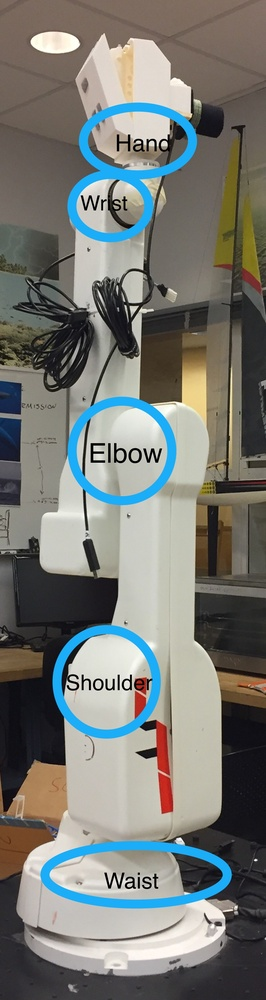
#> input picture _site/assets/images/archive/EdwinJoints.jpeg, 266 x 1000 px, shrunk from 858 x 3231 before the run
$ python -i hand_detect.py   (imports and definitions only)   (Python 2 division)
#> lines starting #> are read from the running program, lines starting #| are printed output that depends on the picture; after the words box and inside, x2 and y2 are one past the last pixel; in counts of white or black regions, pixels touching at a corner belong together
import numpy as np
import cv2


def main(im_in):
    img = cv2.imread(im_in)
#> img is the input picture: shape (1000, 266, 3); mean B, G, R 116.8, 121.6, 120
    gray = cv2.cvtColor(img,cv2.COLOR_BGR2GRAY)
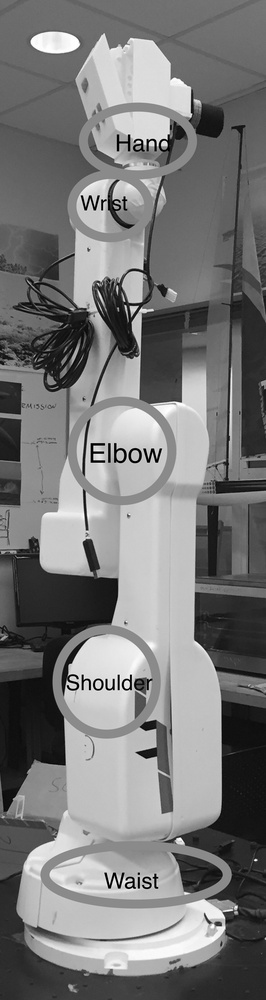
#> gray: shape (1000, 266); min 0, max 255, mean 120.6
    ret, thresh = cv2.threshold(gray,0,255,cv2.THRESH_BINARY_INV+cv2.THRESH_OTSU)
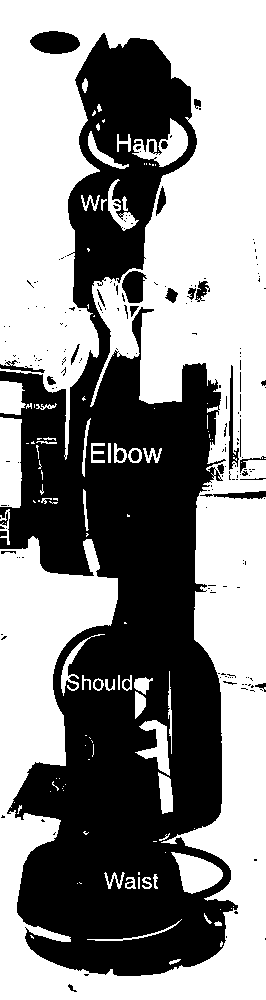
#> thresh: shape (1000, 266); 55.6% white; 196 black regions (161 under 20 px), largest, box (x1, y1, x2, y2) and area: (0, 33, 238, 976) 113729, (30, 31, 80, 54) 881, (122, 271, 147, 303) 566
#> ret = 126

    # noise removal
    kernel = np.ones((3,3),np.uint8)
    opening = cv2.morphologyEx(thresh,cv2.MORPH_OPEN,kernel, iterations = 2)
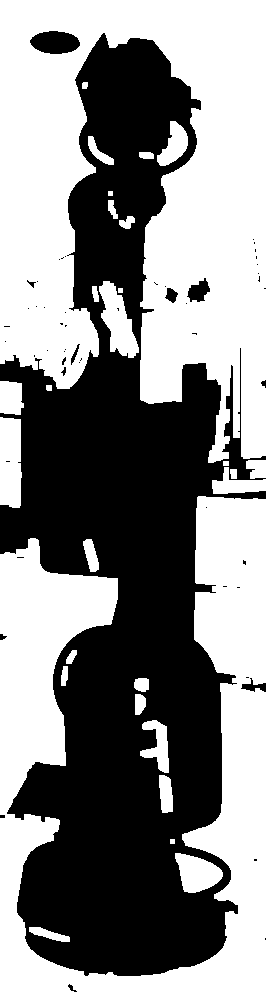
#> opening: shape (1000, 266); 53% white; 53 black regions (42 under 20 px), largest, box (x1, y1, x2, y2) and area: (0, 33, 266, 976) 123186, (30, 31, 80, 54) 881, (187, 278, 210, 302) 326

    # sure background area
    sure_bg = cv2.dilate(opening,kernel,iterations=3)
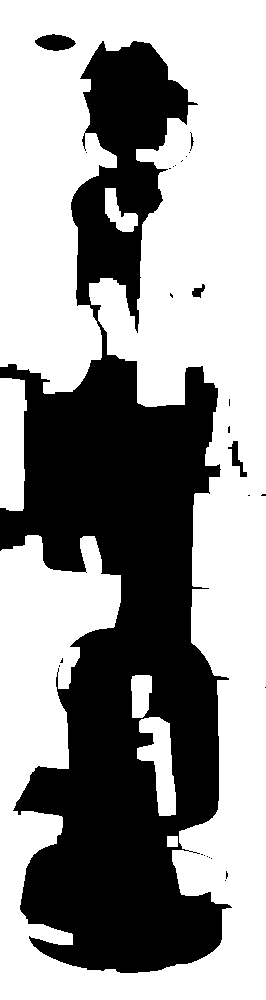
#> sure_bg: shape (1000, 266); 60% white; 27 black regions (22 under 20 px)
    contours, hierarchy = cv2.findContours(sure_bg,cv2.RETR_TREE,cv2.CHAIN_APPROX_SIMPLE)
#> contours = 40 contours, 27 with area under 20; largest, box (x1, y1, x2, y2) and area: (0, 0, 266, 1000) 150686, (0, 378, 27, 511) 3062, (137, 717, 176, 816) 2024, (131, 675, 152, 718) 708, (105, 188, 138, 232) 674


    # Find the index of the largest contour
    areas = [cv2.contourArea(c) for c in contours]
#> areas = 40 values, max 150686.5 at index 5, min 2 at index 6, mean 3960.9
    if max(areas) > 10000:
        print im_in, ": FOUND HAND"
    else:
        print im_in, ": NO HAND"


# [5 lines not run here, left out]

>>> result = main('../../_site/assets/images/archive/EdwinJoints.jpeg')

$ run again, on _site/assets/images/archive/PowerSwitch.jpeg
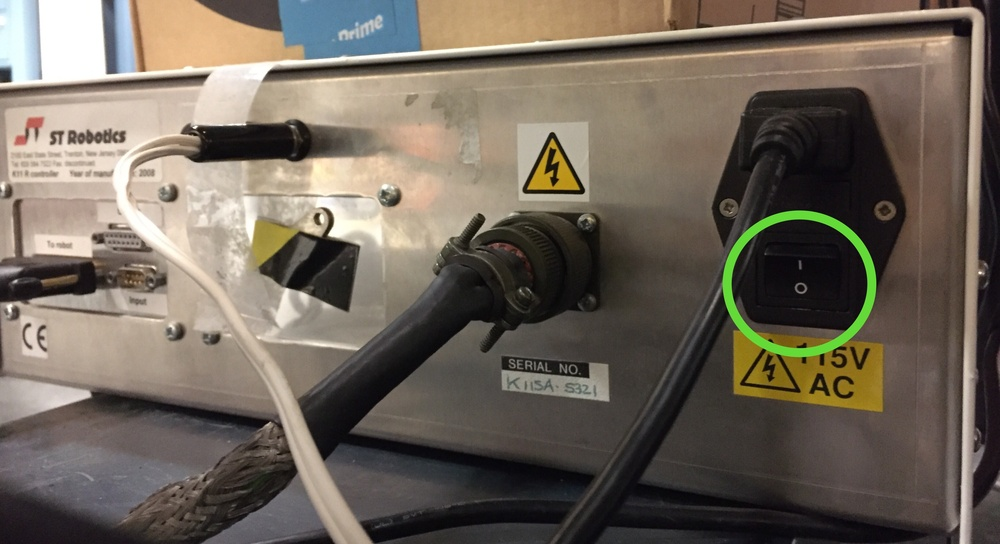
#> input picture _site/assets/images/archive/PowerSwitch.jpeg, 1000 x 544 px, shrunk from 3262 x 1774 before the run
#> in main, img is the input picture: shape (544, 1000, 3); mean B, G, R 90.3, 101.8, 111.2
#> in main, `ret, thresh = cv2.threshold(gray,0,255,cv2.THRESH_BINARY_INV+cv2.THRES..`:
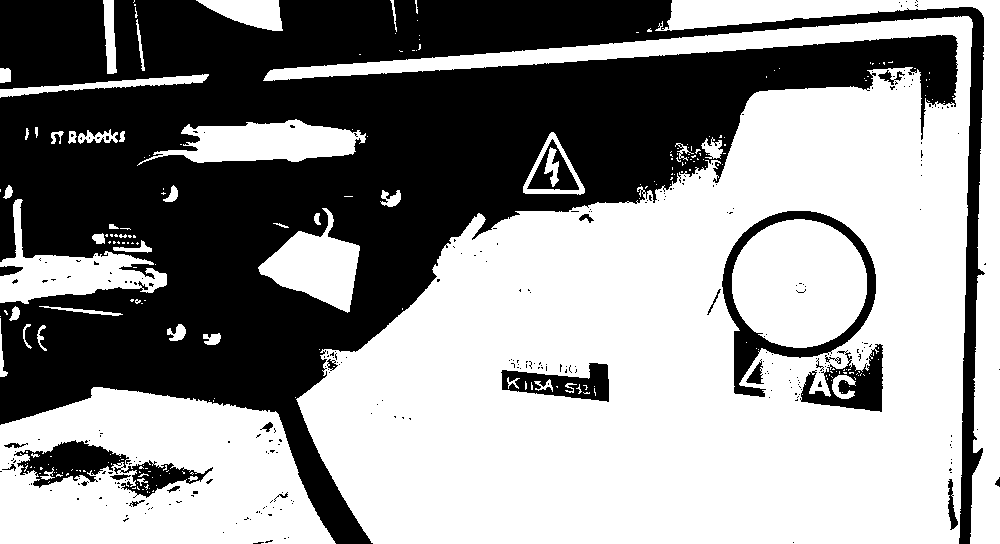
#> thresh: shape (544, 1000); 57.3% white; 302 black regions (278 under 20 px), largest, box (x1, y1, x2, y2) and area: (0, 0, 985, 544) 215120, (722, 211, 876, 397) 5118, (14, 440, 213, 498) 4064
#> ret = 111
#> opening: shape (544, 1000); 55.8% white; 101 black regions (88 under 20 px), largest, box (x1, y1, x2, y2) and area: (0, 0, 985, 544) 221792, (707, 211, 883, 412) 8972, (0, 440, 213, 507) 5699
#> in main, `sure_bg = cv2.dilate(opening,kernel,iterations=3)`:
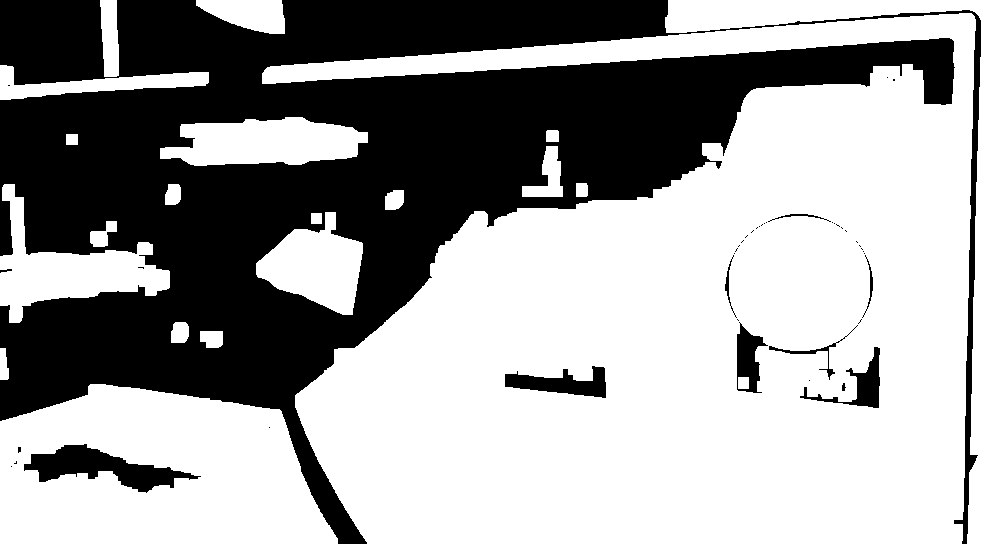
#> sure_bg: shape (544, 1000); 62.5% white; 43 black regions (32 under 20 px)
#> contours = 120 contours, 89 with area under 20; largest, box (x1, y1, x2, y2) and area: (262, 13, 976, 544) 249690, (0, 384, 338, 544) 43587, (665, 0, 1000, 544) 19498, (0, 184, 170, 323) 8144, (160, 117, 368, 166) 7176
#> areas = 120 values, max 249690 at index 23, min 2 at index 1, mean 2942.2
